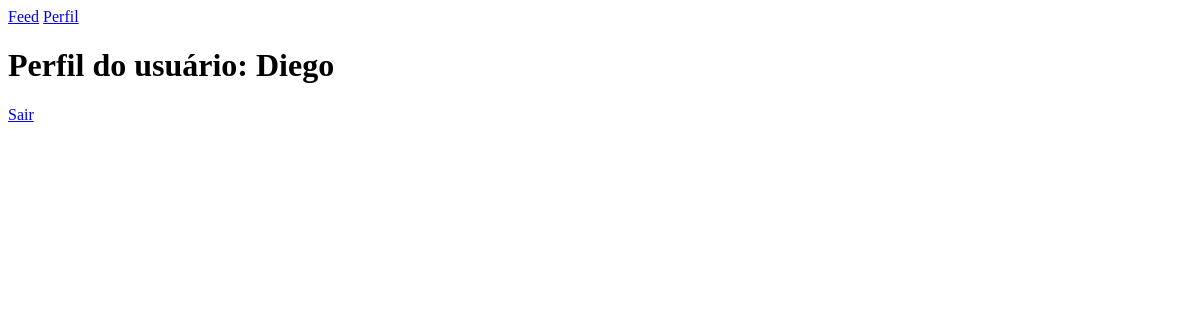
The app's page /perfil/1 (signed in), older data.
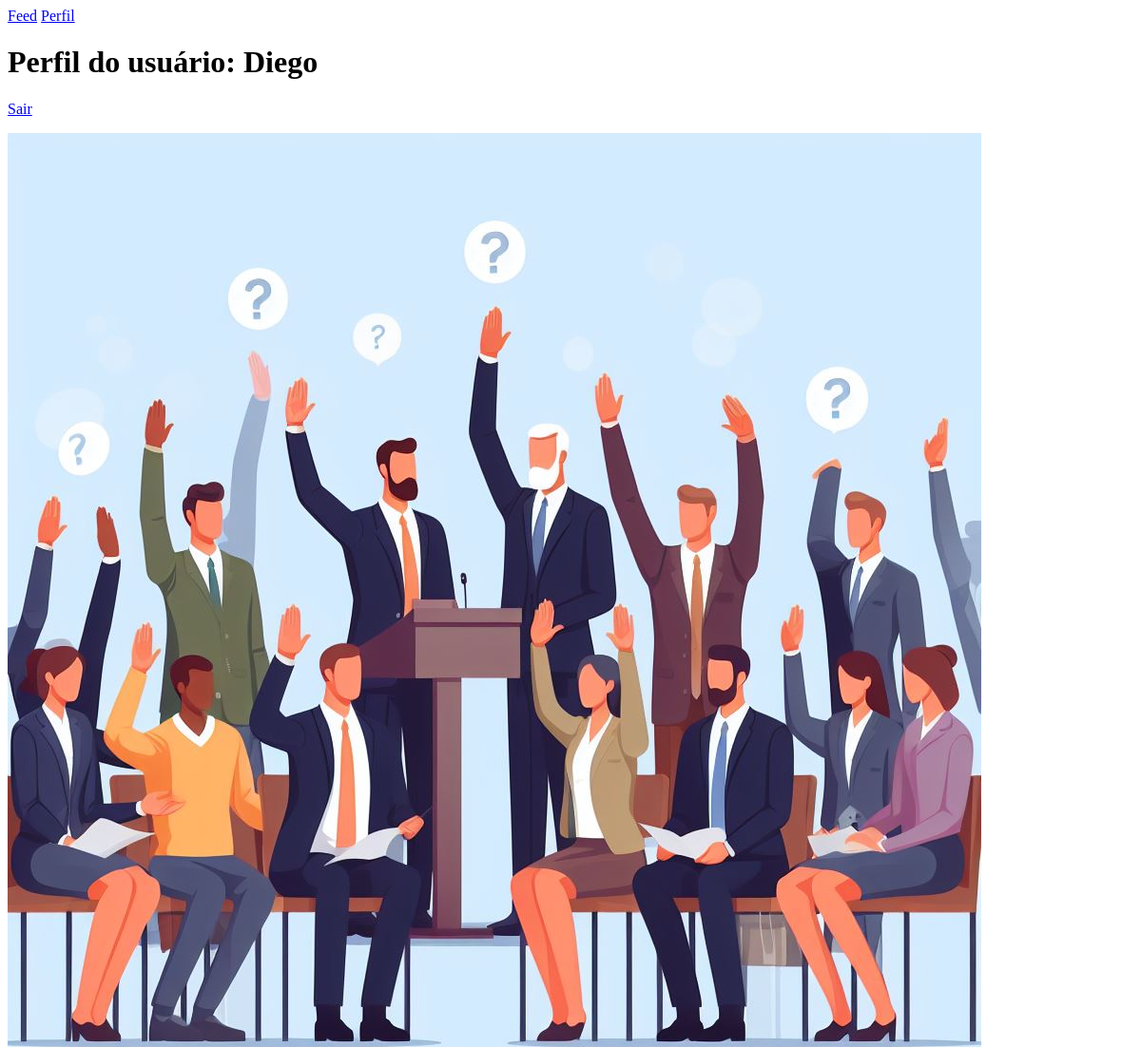
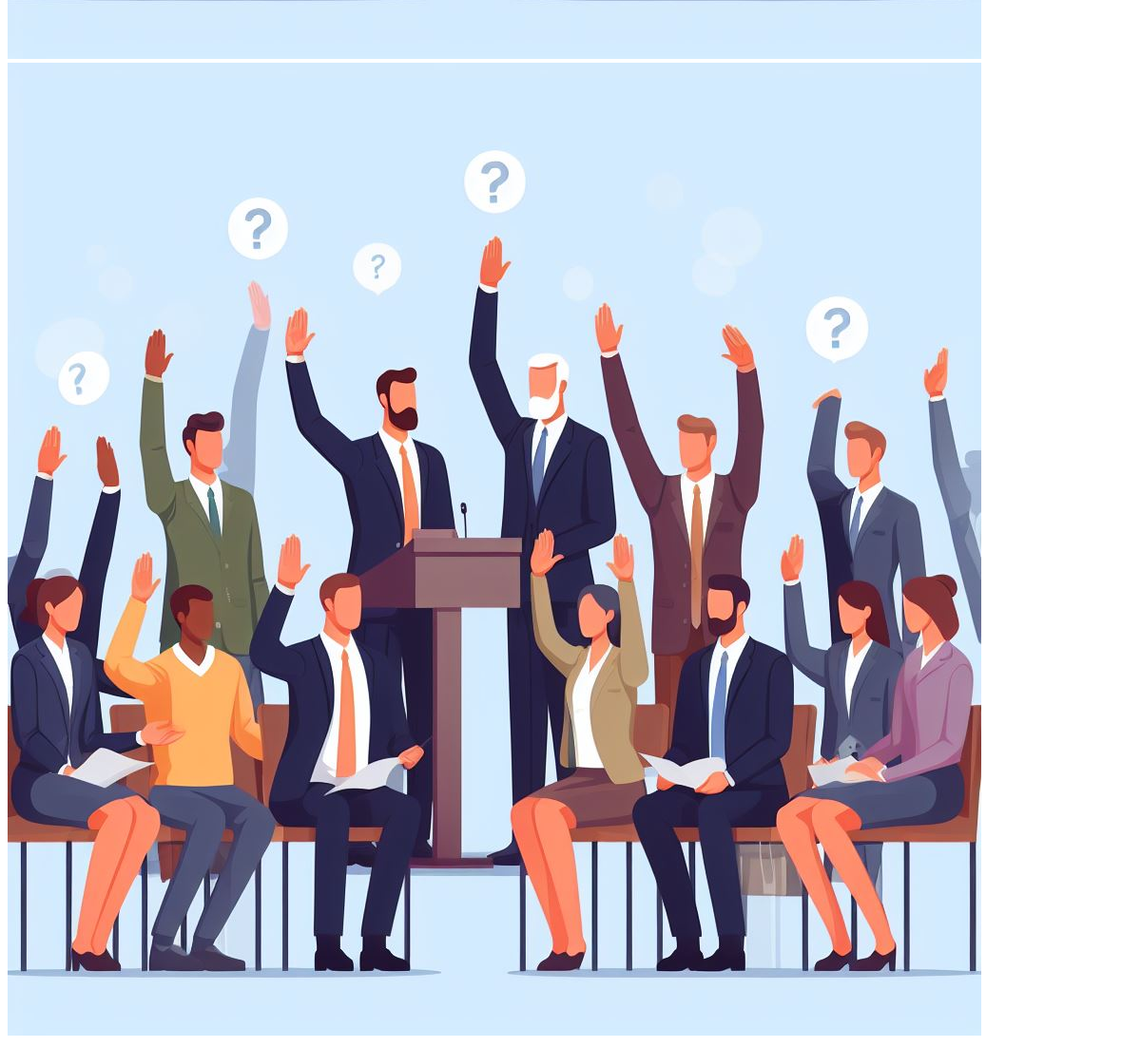
The same page, newer data (2 pictures, top to bottom).
### fakepinterest/models.py (models this page shows, shortened)
class Usuario(database.Model, UserMixin):
    id_usuario = database.Column(database.Integer, primary_key=True)
    username = database.Column(database.String, nullable = False, unique=True)
    email = database.Column(database.String, nullable = False, unique=True)
    senha = database.Column(database.String, nullable = False)
    fotos = database.relationship("Postagem", backref="usuario", lazy=True)

class Postagem(database.Model):
    id_post = database.Column(database.Integer, primary_key=True)
    id_usuario = database.Column(database.Integer, database.ForeignKey('usuario.id_usuario'), nullable = False)
    imagem = database.Column(database.String, default="default.png")
    data_criacao = database.Column(database.DateTime, nullable = False, default=datetime.utcnow())

### fakepinterest/routes.py (the view)
@app.route("/perfil/<id_usuario>", methods=["GET", "POST"])
@login_required
def perfil(id_usuario):
    if int(id_usuario) == int(current_user.id_usuario):
        form_post = FormPost()
        if form_post.validate_on_submit():
            arquivo = form_post.post.data
            nome_corrigido = secure_filename(arquivo.filename)
            caminho = os.path.join(os.path.abspath(os.path.dirname(__file__)),
                              app.config["UPLOAD_FOLDER"], nome_corrigido)
            arquivo.save(caminho)
            postagem = Postagem(imagem=nome_corrigido, id_usuario=current_user.id_usuario)
            database.session.add(postagem)
            database.session.commit()
        return render_template("perfil.html", usuario=current_user, form=form_post)
    else:
        usuario = Usuario.query.get(int(id_usuario))
        return render_template("perfil.html", usuario=usuario, form=None)

### fakepinterest/models.py (called while the page is built)
@login_manager.user_loader
def load_usuario(id_usuario):
    return Usuario.query.get(int(id_usuario))

### fakepinterest/templates/perfil.html (shortened to what this page needs)
{% extends "base.html" %}
{% block body %}
<body>
    {% include "navbar.html" %}
<p>
<h1>Perfil do usuário: {{ usuario.username }}</h1>
</p>
<a href="{{ url_for('logout') }}">Sair</a>
{% for foto in usuario.fotos %}
<img src="{{ url_for('static', filename='fotos_post/{}'.format(foto.imagem)) }}" >
{% endfor %}
</body>
{% endblock %}

### fakepinterest/templates/base.html (shortened to what this page needs)
<!DOCTYPE html>
<html lang="pt-BR">
<head>
</head>
{% block body %}
{% endblock %}
</html>

### fakepinterest/templates/navbar.html
<nav>
    <a href="{{ url_for('feed')}}">Feed</a>
    <a href="{{ url_for('perfil', id_usuario=current_user.id_usuario)  }}">Perfil</a>
</nav>

Row changes from the older to the newer data that the page shows:
added Postagem: imagem (picture)
added Postagem: imagem (picture)
